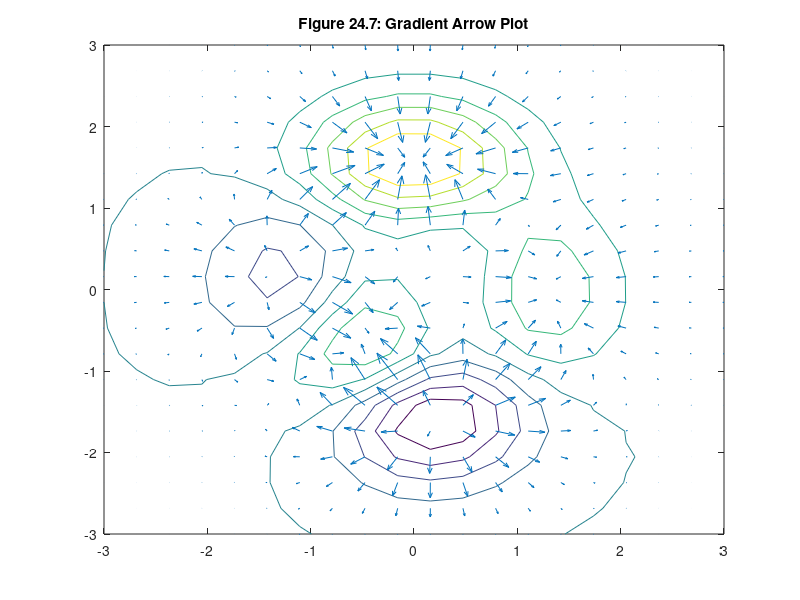

Write MATLAB code to recreate this figure.
% mm2407.m

[x,y,z] = peaks(20); % simple 2-D function
dx = x(1,2) - x(1,1); % spacing in x direction
dy = y(2,1) - y(1,1); % spacing in y direction
[dzdx,dzdy] = gradient(z,dx,dy);
contour(x,y,z)
hold on
quiver(x,y,dzdx,dzdy)
hold off
title('Figure 24.7: Gradient Arrow Plot')
